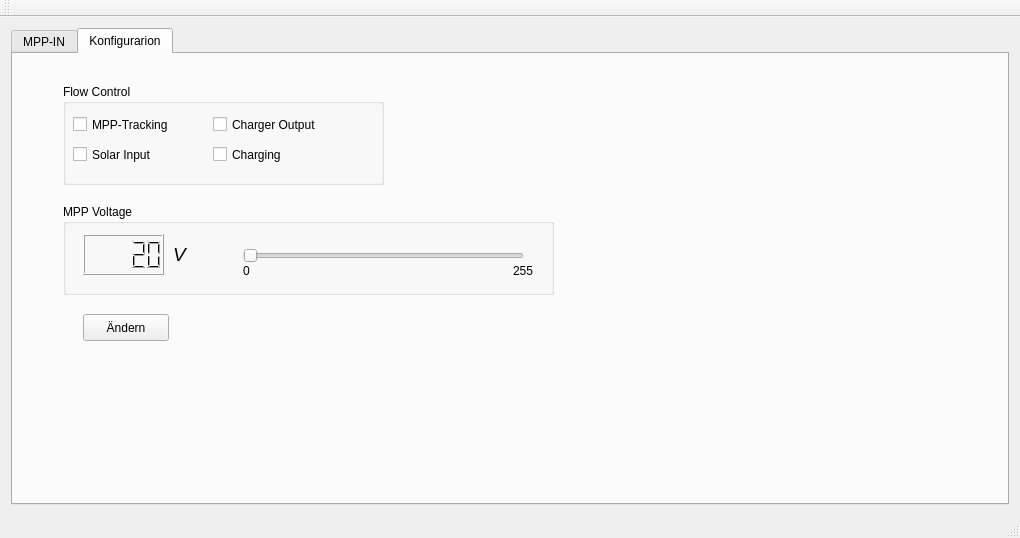
<?xml version="1.0" encoding="UTF-8"?>
<ui version="4.0">
 <class>MainWindow</class>
 <widget class="QMainWindow" name="MainWindow">
  <property name="geometry">
   <rect>
    <x>0</x>
    <y>0</y>
    <width>1020</width>
    <height>538</height>
   </rect>
  </property>
  <property name="windowTitle">
   <string>MainWindow</string>
  </property>
  <widget class="QWidget" name="centralWidget">
   <layout class="QHBoxLayout" name="horizontalLayout">
    <item>
     <widget class="QTabWidget" name="tabWidget">
      <property name="currentIndex">
       <number>1</number>
      </property>
      <widget class="QWidget" name="tab_2">
       <attribute name="title">
        <string>MPP-IN</string>
       </attribute>
       <layout class="QHBoxLayout" name="horizontalLayout_3">
        <item>
         <widget class="QCustomPlot" name="customPlot_2" native="true"/>
        </item>
       </layout>
      </widget>
      <widget class="QWidget" name="tab_4">
       <attribute name="title">
        <string>Konfigurarion</string>
       </attribute>
       <widget class="QGroupBox" name="groupBox">
        <property name="geometry">
         <rect>
          <x>50</x>
          <y>30</y>
          <width>321</width>
          <height>101</height>
         </rect>
        </property>
        <property name="title">
         <string>Flow Control</string>
        </property>
        <widget class="QCheckBox" name="checkBox">
         <property name="geometry">
          <rect>
           <x>10</x>
           <y>30</y>
           <width>161</width>
           <height>21</height>
          </rect>
         </property>
         <property name="text">
          <string>MPP-Tracking</string>
         </property>
        </widget>
        <widget class="QCheckBox" name="checkBox_2">
         <property name="geometry">
          <rect>
           <x>10</x>
           <y>60</y>
           <width>87</width>
           <height>21</height>
          </rect>
         </property>
         <property name="text">
          <string>Solar Input</string>
         </property>
        </widget>
        <widget class="QCheckBox" name="checkBox_3">
         <property name="geometry">
          <rect>
           <x>150</x>
           <y>30</y>
           <width>121</width>
           <height>21</height>
          </rect>
         </property>
         <property name="text">
          <string>Charger Output</string>
         </property>
        </widget>
        <widget class="QCheckBox" name="checkBox_4">
         <property name="geometry">
          <rect>
           <x>150</x>
           <y>60</y>
           <width>87</width>
           <height>21</height>
          </rect>
         </property>
         <property name="text">
          <string>Charging</string>
         </property>
        </widget>
       </widget>
       <widget class="QGroupBox" name="groupBox_2">
        <property name="geometry">
         <rect>
          <x>50</x>
          <y>150</y>
          <width>491</width>
          <height>91</height>
         </rect>
        </property>
        <property name="title">
         <string>MPP Voltage</string>
        </property>
        <widget class="QSlider" name="horizontalSlider">
         <property name="geometry">
          <rect>
           <x>180</x>
           <y>40</y>
           <width>281</width>
           <height>24</height>
          </rect>
         </property>
         <property name="minimum">
          <number>0</number>
         </property>
         <property name="maximum">
          <number>255</number>
         </property>
         <property name="orientation">
          <enum>Qt::Horizontal</enum>
         </property>
        </widget>
        <widget class="QLabel" name="label_2">
         <property name="geometry">
          <rect>
           <x>110</x>
           <y>40</y>
           <width>56</width>
           <height>21</height>
          </rect>
         </property>
         <property name="font">
          <font>
           <pointsize>14</pointsize>
           <weight>50</weight>
           <italic>true</italic>
           <bold>false</bold>
          </font>
         </property>
         <property name="cursor">
          <cursorShape>UpArrowCursor</cursorShape>
         </property>
         <property name="text">
          <string>V</string>
         </property>
        </widget>
        <widget class="QLCDNumber" name="lcdNumber">
         <property name="geometry">
          <rect>
           <x>20</x>
           <y>30</y>
           <width>81</width>
           <height>41</height>
          </rect>
         </property>
         <property name="intValue" stdset="0">
          <number>20</number>
         </property>
        </widget>
        <widget class="QLabel" name="label_3">
         <property name="geometry">
          <rect>
           <x>180</x>
           <y>60</y>
           <width>56</width>
           <height>13</height>
          </rect>
         </property>
         <property name="text">
          <string>0</string>
         </property>
        </widget>
        <widget class="QLabel" name="label_4">
         <property name="geometry">
          <rect>
           <x>450</x>
           <y>60</y>
           <width>56</width>
           <height>13</height>
          </rect>
         </property>
         <property name="text">
          <string>255</string>
         </property>
        </widget>
       </widget>
       <widget class="QPushButton" name="pushButton">
        <property name="geometry">
         <rect>
          <x>70</x>
          <y>260</y>
          <width>86</width>
          <height>27</height>
         </rect>
        </property>
        <property name="text">
         <string>Ändern</string>
        </property>
       </widget>
      </widget>
     </widget>
    </item>
   </layout>
  </widget>
  <widget class="QMenuBar" name="menuBar">
   <property name="geometry">
    <rect>
     <x>0</x>
     <y>0</y>
     <width>1020</width>
     <height>23</height>
    </rect>
   </property>
  </widget>
  <widget class="QToolBar" name="mainToolBar">
   <attribute name="toolBarArea">
    <enum>TopToolBarArea</enum>
   </attribute>
   <attribute name="toolBarBreak">
    <bool>false</bool>
   </attribute>
  </widget>
  <widget class="QStatusBar" name="statusBar"/>
 </widget>
 <layoutdefault spacing="6" margin="11"/>
 <customwidgets>
  <customwidget>
   <class>QCustomPlot</class>
   <extends>QWidget</extends>
   <header>qcustomplot.h</header>
   <container>1</container>
  </customwidget>
 </customwidgets>
 <resources/>
 <connections>
  <connection>
   <sender>horizontalSlider</sender>
   <signal>valueChanged(int)</signal>
   <receiver>lcdNumber</receiver>
   <slot>display(int)</slot>
   <hints>
    <hint type="sourcelabel">
     <x>371</x>
     <y>303</y>
    </hint>
    <hint type="destinationlabel">
     <x>111</x>
     <y>302</y>
    </hint>
   </hints>
  </connection>
 </connections>
</ui>
